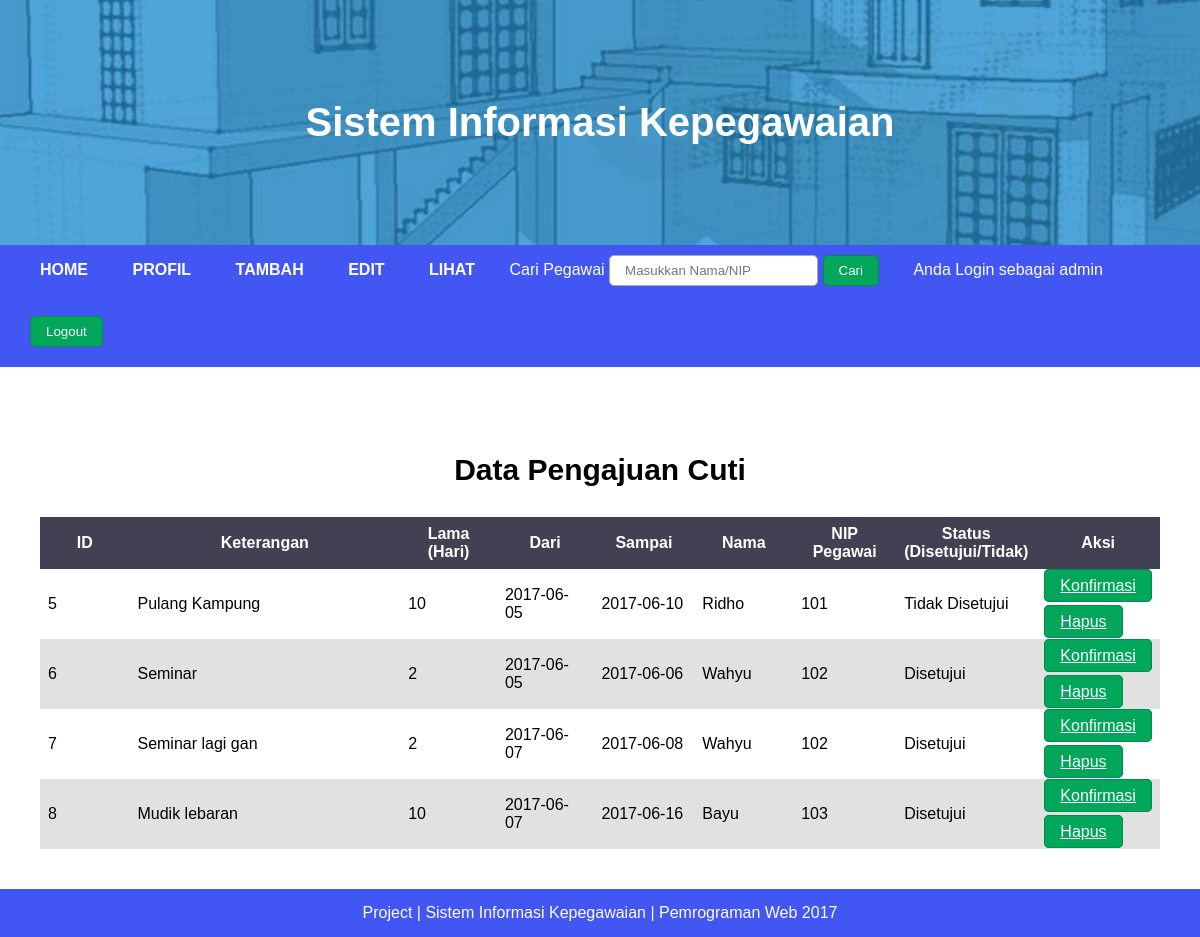
Page /tampil_pengajuan_cuti_admin.php (signed in) on the committed database.
### tables this page shows
CREATE TABLE `pengajuan_cuti` (
  `id` int(5) NOT NULL,
  `keterangan` text NOT NULL,
  `lama` int(10) NOT NULL,
  `dari` date NOT NULL,
  `sampai` date NOT NULL,
  `status` varchar(25) NOT NULL,
  `id_admin` int(5) NOT NULL,
  `nama` varchar(100) NOT NULL,
  `nip_pegawai` varchar(25) NOT NULL
);

### tampil_pengajuan_cuti_admin.php (the view, shortened to what this page needs)
<?php
	$query = mysql_query("SELECT * FROM pengajuan_cuti");
?>
<!DOCTYPE html>
<html>
<head>
	<link rel="stylesheet" type="text/css" href="css/style.css">
</head>
<body>
	<div class="container">
		<header>
			<h1>Sistem Informasi Kepegawaian</h1>
		</header>
		<nav id="navbar">
			<ul>
				<li><a href="admin.php">HOME</a></li>
				<li><a href="profil_admin.php">PROFIL</a></li>
				<li>
					<a href="#" class="dropdown-slide1">TAMBAH</a>
				</li>
				<li>
					<a href="#" class="dropdown-slide2">EDIT</a>
				</li>
				<li>
					<a href="#" class="dropdown-slide3">LIHAT</a>
				</li>
				<li>
					<form method="post" action="tampil_pegawai_cari_admin.php">
						<label>Cari Pegawai</label>
						<input type="text" name="cari" placeholder="Masukkan Nama/NIP" required>
						<button id="btn-submit">Cari</button>
					</form>
				</li>
				<span style="color: white; margin-left:10px;">Anda Login sebagai <?php echo $_SESSION['admin']; ?></span>
				<li>
					<form>
						<input type="button" value="Logout" id="btn-submit" onclick="window.location = 'proses/logout_admin.php';"/>
					</form>
				</li>
			</ul>
		</nav>
		<section class="middle">
			<section class="content">
			<h1 class="font" align="center">Data Pengajuan Cuti</h1>
			<table id="table">
				<thead>
				<tr>
					<th width="10%">ID</th>
					<th width="30%">Keterangan</th>
					<th width="10%">Lama (Hari)</th>
					<th width="10%">Dari</th>
					<th width="10%">Sampai</th>
					<th width="10%">Nama</th>
					<th width="10%">NIP Pegawai</th>
					<th width="10%">Status (Disetujui/Tidak)</th>
					<th width="20%">Aksi</th>
				</tr>
				</thead>
				<tbody>
					<?php
						while($result = mysql_fetch_array($query))
						{ ?>
							<tr>
								<td><?=	$result['id']?></td>
								<td><?=	$result['keterangan']?></td>
								<td><?=	$result['lama']?></td>
								<td><?=	$result['dari']?></td>
								<td><?=	$result['sampai']?></td>
								<td><?=	$result['nama']?></td>
								<td><?=	$result['nip_pegawai']?></td>
								<td><?=	$result['status']?></td>
								<td>
								<a id="btn-submit" href="form_edit_pengajuan_cuti_admin.php?id=<?php echo $result['id']; ?>">Konfirmasi</a><br><br>
								<a id="btn-submit" href="proses/hapus_pengajuan_cuti_admin.php?id=<?php echo $result['id']; ?> " onclick="return klikHapus();">Hapus</a>
							</tr>
							<?php
						}
					?>
				</tbody>
			</table>
		</section>
		</section>
		<footer>
			<p>Project | Sistem Informasi Kepegawaian | Pemrograman Web 2017</p>
		</footer>
	</div>
</body>
</html>

### css/style.css (style rules this page uses)
* { box-sizing: border-box; }
html, body { margin: 0; font-family: Arial; }
.container { margin: auto; }
header { scale: stretch; background: url("../images/header.jpg"); background-size: 130%; padding: 100px; }
header h1 { margin: 0; text-align: center; font-size: 40px; color: white; }
.font { font-family: arial; font-size: 30px; font-style: inherit; }
#navbar { background: #4256f4; }
#navbar ul { margin-left: 20px; margin-top: 0px; padding: 0; text-align: left; }
#navbar li { list-style: none; position: relative; display: inline-block; }
#navbar li a { display: block; padding: 10px 20px; color: #fff; font-weight: bold; text-decoration: none; transition: .5s; background: #4256f4; }
#navbar form { color: #fff; padding: 10px 20px 20px 10px; }
section.middle { background: white; padding: 20px; }
section.content { display: block; overflow: hidden; min-height: 50vh; padding: 20px; background: #fff; }
#btn-submit { padding: 7px 15px; background: #00a65a; border-radius: 5px; border: 1px solid #008d4c; color: #fff; }
table { border-collapse: collapse; }
td { text-align: left; padding: 8px; }
tr:nth-child(even) { background-color: rgb(225,225,225); }
th { text-align: center; padding: 8px; background-color: #424153; color: white; }
#table { border-collapse: collapse; width: 100%; }
form label { width: 150px; padding-top: 7px; }
form input { display: inline-block; overflow: hidden; padding: 7px 15px; border-radius: 5px; border: 1px solid #aaa; }
footer { text-align: center; background: #4256f4; color: white; }
footer p { margin: 0; padding: 15px; }

### rows in the picture
pengajuan_cuti: id "5", keterangan "Pulang Kampung", lama "10", dari "2017-06-05", sampai "2017-06-10", nama "Ridho", nip_pegawai "101", status "Tidak Disetujui"
pengajuan_cuti: id "6", keterangan "Seminar", lama "2", dari "2017-06-05", sampai "2017-06-06", nama "Wahyu", nip_pegawai "102", status "Disetujui"
pengajuan_cuti: id "7", keterangan "Seminar lagi gan", lama "2", dari "2017-06-07", sampai "2017-06-08", nama "Wahyu", nip_pegawai "102", status "Disetujui"
pengajuan_cuti: id "8", keterangan "Mudik lebaran", lama "10", dari "2017-06-07", sampai "2017-06-16", nama "Bayu", nip_pegawai "103", status "Disetujui"

### other values in the picture
$_SESSION['admin'] "admin"
